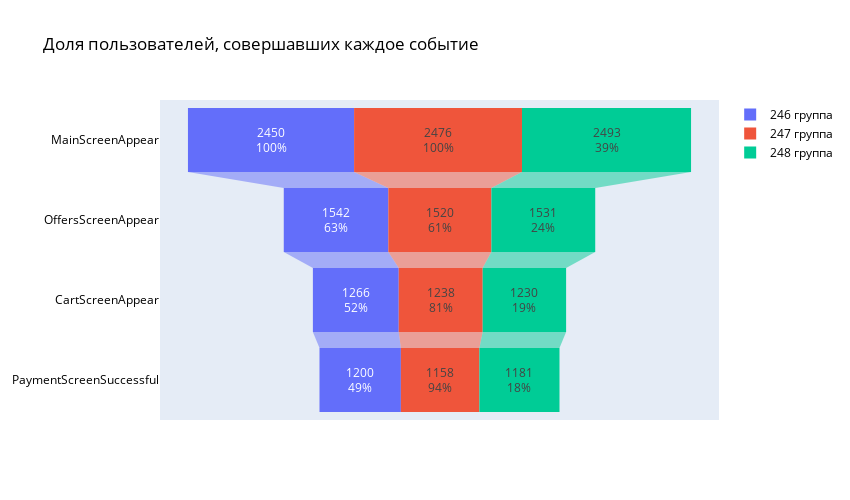

The code cell stored with this chart in its notebook:
### Code cell
#Доля пользователей, совершавших событие
fig = go.Figure()

fig.add_trace(go.Funnel(
    name = '246 группа',
    y = logs_246_event['event_name'],
        x = logs_246_event['user_id'],
    textinfo = "value+percent initial"))

fig.add_trace(go.Funnel(
    name = '247 группа',
    orientation = "h",
    y = logs_247_event['event_name'],
        x = logs_247_event['user_id'],
    textposition = "inside",
    textinfo = "value+percent previous"))

fig.add_trace(go.Funnel(
    name = '248 группа',
    orientation = "h",
    y = logs_248_event['event_name'],
        x = logs_248_event['user_id'],
    textposition = "inside",
    textinfo = "value+percent total"))

#Название и ширина
fig.update_layout(width=850, 
                  height=500, 
                  title_text="Доля пользователей, совершавших каждое событие",
                 font=dict(size=12, color='black'))
fig.show()

### Figure 1 — Plotly figure (JSON) as saved in the notebook; plotly's stock layout.template omitted (floating-point values rounded to 4 significant figures)
{"data": [{"name": "246 группа", "textinfo": "value+percent initial", "type": "funnel", "x": [2450, 1542, 1266, 1200], "y": ["MainScreenAppear", "OffersScreenAppear", "CartScreenAppear", "PaymentScreenSuccessful"]}, {"name": "247 группа", "orientation": "h", "textinfo": "value+percent previous", "textposition": "inside", "type": "funnel", "x": [2476, 1520, 1238, 1158], "y": ["MainScreenAppear", "OffersScreenAppear", "CartScreenAppear", "PaymentScreenSuccessful"]}, {"name": "248 группа", "orientation": "h", "textinfo": "value+percent total", "textposition": "inside", "type": "funnel", "x": [2493, 1531, 1230, 1181], "y": ["MainScreenAppear", "OffersScreenAppear", "CartScreenAppear", "PaymentScreenSuccessful"]}], "layout": {"font": {"color": "black", "size": 12}, "height": 500, "title": {"text": "Доля пользователей, совершавших каждое событие"}, "width": 850, "xaxis": {"autorange": true, "range": [-4122.0, 4122.0], "type": "linear"}, "yaxis": {"autorange": true, "range": [3.5, -0.5], "type": "category"}}}
